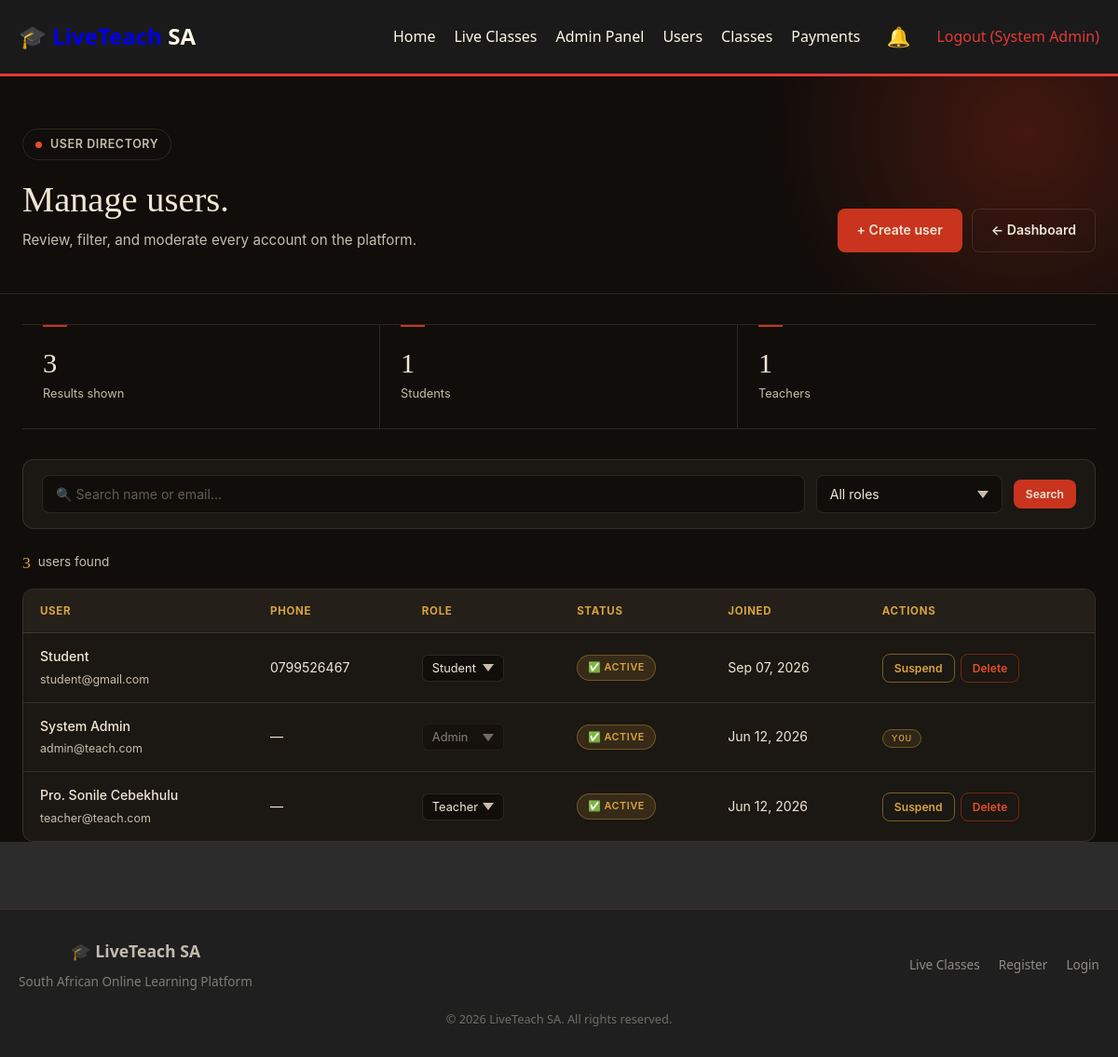
The page /admin/users.php (signed in) on the database its author committed.
### tables this page shows
CREATE TABLE `users` (
  `id` int(11) NOT NULL,
  `fullname` varchar(255) NOT NULL,
  `email` varchar(255) NOT NULL,
  `password` varchar(255) NOT NULL,
  `phone` varchar(50) DEFAULT NULL,
  `role` enum('admin','teacher','student') NOT NULL DEFAULT 'student',
  `profile_image` varchar(255) DEFAULT NULL,
  `bio` text DEFAULT NULL,
  `status` enum('active','inactive','suspended') NOT NULL DEFAULT 'active',
  `created_at` timestamp NOT NULL DEFAULT current_timestamp()
);

### admin/users.php (the view, shortened to what this page needs)
<?php
require_once '../includes/header.php';
$connection = getDbConnection();
$search = trim($_GET['search'] ?? '');
$where = '1=1';
$users = $connection->query("SELECT * FROM users WHERE $where ORDER BY created_at DESC")->fetch_all(MYSQLI_ASSOC);
?>
<main class="lt-page">
    <div class="lt-dash-header">
        <div class="lt-container lt-dash-header-inner">
            <div>
                <span class="lt-eyebrow">
                    <span class="lt-eyebrow-dot"></span>
                    User directory
                </span>
                <h1>Manage users.</h1>
                <p>Review, filter, and moderate every account on the platform.</p>
            </div>
            <div class="lt-header-actions">
                <a href="create-user.php" class="lt-btn lt-btn-primary">+ Create user</a>
                <a href="dashboard.php" class="lt-btn lt-btn-outline">← Dashboard</a>
            </div>
        </div>
    </div>
    <div class="lt-container">
        <div class="lt-summary">
            <div class="lt-summary-cell lt-reveal lt-delay-1">
                <div class="lt-summary-number"><?php echo count($users); ?></div>
                <div class="lt-summary-label">Results shown</div>
            </div>
            <div class="lt-summary-cell lt-reveal lt-delay-2">
                <div class="lt-summary-number">
                    <?php echo count(array_filter($users, fn($u) => $u['role'] === 'student')); ?>
                </div>
                <div class="lt-summary-label">Students</div>
            </div>
            <div class="lt-summary-cell lt-reveal lt-delay-3">
                <div class="lt-summary-number">
                    <?php echo count(array_filter($users, fn($u) => $u['role'] === 'teacher')); ?>
                </div>
                <div class="lt-summary-label">Teachers</div>
            </div>
        </div>
        <form method="get" class="lt-filter-bar lt-reveal">
            <div class="lt-filter-field">
                <input type="text" name="search" class="lt-search-input" placeholder="🔍 Search name or email..." value="<?php echo htmlspecialchars($search); ?>">
            </div>
            <div class="lt-filter-field" style="flex: 0 0 200px;">
                <select name="role" onchange="this.form.submit()">
                    <option value="">All roles</option>
                </select>
            </div>
            <button type="submit" class="lt-btn lt-btn-primary lt-btn-sm">Search</button>
        </form>
        <p class="lt-count-line lt-reveal">
            <strong><?php echo count($users); ?></strong>
            user<?php echo count($users) != 1 ? 's' : ''; ?> found
        </p>
        <div class="lt-table-card lt-reveal">
            <div class="lt-table-scroll">
                <table class="lt-table">
                    <thead>
                        <tr>
                            <th>User</th>
                            <th>Phone</th>
                            <th>Role</th>
                            <th>Status</th>
                            <th>Joined</th>
                            <th>Actions</th>
                        </tr>
                    </thead>
                    <tbody>
                        <?php foreach ($users as $u): ?>
                            <tr>
                                <td>
                                    <div class="lt-user-name"><?php echo htmlspecialchars($u['fullname']); ?></div>
                                    <div class="lt-user-email"><?php echo htmlspecialchars($u['email']); ?></div>
                                </td>
                                <td class="lt-cell-muted"><?php echo htmlspecialchars($u['phone'] ?? '—'); ?></td>
                                <td>
                                    <form method="post" style="display:inline; margin: 0;">
                                        <select name="new_role" class="lt-role-select" onchange="this.form.submit()" <?php echo $u['id']==$_SESSION['user']['id']?'disabled':''; ?>>
                                            <?php foreach(['student','teacher','admin'] as $r): ?>
                                                <option value="<?php echo $r; ?>" <?php echo $u['role']==$r?'selected':''; ?>><?php echo ucfirst($r); ?></option>
                                            <?php endforeach; ?>
                                        </select>
                                    </form>
                                </td>
                                <td>
                                    <span class="lt-pill lt-pill-<?php echo $u['status']=='active'?'active':'suspended'; ?>">
                                        <?php echo $u['status']=='active'?'✅ Active':'🚫 Suspended'; ?>
                                    </span>
                                </td>
                                <td class="lt-cell-muted"><?php echo date('M d, Y', strtotime($u['created_at'])); ?></td>
                                <td>
                                    <?php if ($u['id'] != $_SESSION['user']['id']): ?>
                                        <div class="lt-row-actions">
                                            <form method="post" style="display:inline; margin: 0;">
                                                <button type="submit" name="toggle_status" class="lt-btn lt-btn-sm <?php echo $u['status']=='active'?'lt-btn-gold':'lt-btn-primary'; ?>">
                                                    <?php echo $u['status']=='active'?'Suspend':'Activate'; ?>
                                                </button>
                                            </form>
                                            <form method="post" style="display:inline; margin: 0;" onsubmit="return confirm('Delete this user?');">
                                                <button type="submit" name="delete_user" class="lt-btn lt-btn-sm lt-btn-danger">Delete</button>
                                            </form>
                                        </div>
                                    <?php else: ?>
                                        <span class="lt-you-badge">You</span>
                                    <?php endif; ?>
                                </td>
                            </tr>
                        <?php endforeach; ?>
                    </tbody>
                </table>
            </div>
        </div>
    </div>
</main>
<?php require_once '../includes/footer.php'; ?>

### assets/css/style.css (style rules this page uses)
:root { --primary-red: #e53935; --primary-red-dark: #c62828; --primary-red-light: #ffcdd2; --charcoal: #2c2c2c; --charcoal-light: #424242; --charcoal-dark: #1a1a1a; --cream: #fff8e7; --cream-dark: #f5e6c8; --border: rgba(229, 57, 53, 0.3); --shadow: rgba(0, 0, 0, 0.1); --success: #4caf50; --warning: #ff9800; --info: #2196f3; --gold: #ffd700; }
* { margin: 0; padding: 0; box-sizing: border-box; }
body { font-family: 'Segoe UI', Tahoma, Geneva, Verdana, sans-serif; background: var(--charcoal); color: var(--cream); line-height: 1.6; }
table { width: 100%; border-collapse: collapse; }
th, td { padding: 12px; text-align: left; border-bottom: 1px solid var(--border); }
th { color: var(--primary-red); }

### includes/header.php (style rules this page uses)
* { margin: 0; padding: 0; box-sizing: border-box; }
body { font-family: 'Segoe UI', Tahoma, Geneva, Verdana, sans-serif; background: var(--charcoal, #1a1a1a); color: var(--cream, #f5f0e8); line-height: 1.6; }

### rows shown on the page
users: fullname "Student", email "student@gmail.com", phone "0799526467", new_role "Student", status "✅ ACTIVE", created_at "Sep 07, 2026"
users: fullname "System Admin", email "admin@teach.com", phone "—", new_role "Admin", status "✅ ACTIVE", created_at "Jun 12, 2026", shows "YOU"
users: fullname "Pro. Sonile Cebekhulu", email "teacher@teach.com", phone "—", new_role "Teacher", status "✅ ACTIVE", created_at "Jun 12, 2026"

### other values the page prints
$bellIcon "🔔"
$user['fullname'] "System Admin"
count($users) "3"
count(array_filter($users, fn($u) => $u['role'] === 'student')) "1"
count(array_filter($users, fn($u) => $u['role'] === 'teacher')) "1"
